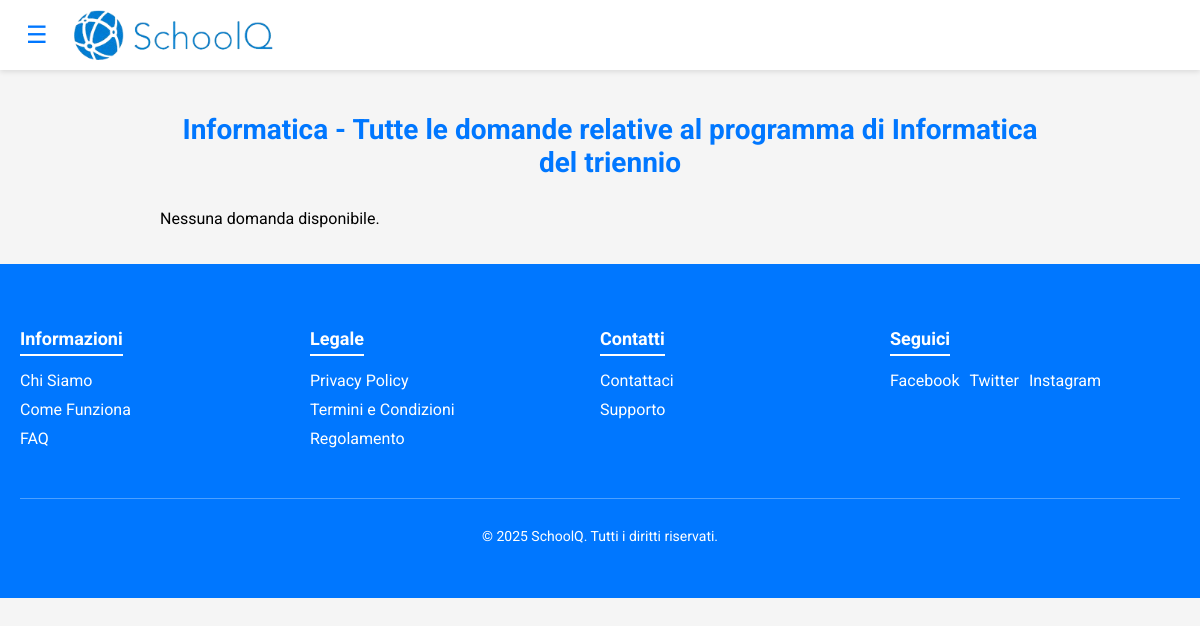
/php_front/categoria.php?id=13, run on the app's committed database.
### tables this page shows
CREATE TABLE `categorie` (
  `IDCategoria` int(11) NOT NULL,
  `nome` varchar(40) NOT NULL,
  `descrizione` varchar(100) NOT NULL
);

### php_front/categoria.php (the view, shortened to what this page needs)
<?php
    $categoria = isset($_GET['id']) ? intval($_GET['id']) : 0;
    $servername = "localhost";
    $username = "root";
    $password = "";
    $dbname = "schoolq";
    $conn = new mysqli($servername, $username, $password, $dbname);
    $conn->set_charset("utf8mb4");
    $stmt = $conn->prepare("SELECT d.questionID, c.nome AS categoria, d.dataPubbl, d.QuestionText, d.nLike, u.nome, u.cognome, c.descrizione
                            FROM domande d
                            JOIN utenti u ON d.userID = u.userID
                            JOIN categorie c ON c.IDCategoria = d.categoriaID
                            WHERE categoriaID = ?
                            ORDER BY d.dataPubbl DESC");
    $stmt->bind_param("i", $categoria);
    $stmt->execute();
    $result = $stmt->get_result();
?>
<!DOCTYPE html>
<html lang="it">
<head>
  <link rel="stylesheet" href="../CSS/menuCSS.css">
</head>
<body>
  <header class="top-navbar">
    <div class="nav-container">
      <div class="logo">
        <button class="toggle-btn" onclick="toggleSidebar()">&#9776;</button>
        <img src="../Immagini/mondo01.png" alt="SchoolQ Logo">
      </div>
    </div>
  </header>
  <div id="main-content" class="main-content">
    <div class="questions">
      <h2><?php
        $stmt = $conn->prepare("SELECT *
                                FROM  categorie
                                WHERE IDcategoria = ?");
        $stmt->bind_param("i", $categoria);
        $stmt->execute();
        $titulo = $stmt->get_result();
        $arr = $titulo-> fetch_assoc();
        echo $arr['nome'] . " - " . $arr['descrizione'];
        ?></h2>
      <?php
      if ($result->num_rows > 0) {
          while($row = $result->fetch_assoc()) {
              echo '<div class="question-item">';
              echo   '<div class="question-header">';
              echo     '<h3 class="question-title">' . htmlspecialchars($row["categoria"] ?? "Categoria non disponibile") . '</h3>';
              echo     '<div class="question-meta">Pubblicato alle ' . ($row["dataPubbl"] ?? "Data non disponibile") . ' - da <strong>'
                       . htmlspecialchars(($row['nome'] ?? "Nome non disponibile") . ' ' . ($row['cognome'] ?? "Cognome non disponibile")) . '</strong></div>';
              echo   '</div>';
              echo   '<div class="question-body">';
              echo     '<p>' . nl2br(htmlspecialchars($row["QuestionText"] ?? "")) . '</p>';
              echo   '</div>';
              echo   '<div class="question-footer">';
              echo     '<a href="risposta.php?id=' . $row["questionID"] . '" class="button">Vedi di più</a>';
              $questionID = intval($row["questionID"]);
              $countStmt = $conn->prepare("SELECT COUNT(*) as count FROM risposte WHERE QuestionID = ?");
              $countStmt->bind_param("i", $questionID);
              $countStmt->execute();
              $countResult = $countStmt->get_result();
              echo     '<div class="question-stats">';
              if ($countResult && $countResult->num_rows > 0) {
                  $num = $countResult->fetch_assoc();
                  echo '<span>Risposte: ' . ($num["count"] ?? 0) . '</span>';
              } else {
                  echo '<span>Risposte: 0</span>';
              }
              echo '<span>Likes: ' . htmlspecialchars($row["nLike"] ?? "0") . '</span>';
              echo     '</div>';
              echo   '</div>';
              echo '</div>';
          }
      } else {
          echo "<p>Nessuna domanda disponibile.</p>";
      }
      ?>
    </div>
  </div>
  <footer class="footer">
    <div class="footer-container">
      <div class="footer-section">
        <h4>Informazioni</h4>
        <ul>
          <li><a href="chi-siamo.html">Chi Siamo</a></li>
          <li><a href="guida.html">Come Funziona</a></li>
          <li><a href="faq.html">FAQ</a></li>
        </ul>
      </div>
      <div class="footer-section">
        <h4>Legale</h4>
        <ul>
          <li><a href="privacy.html">Privacy Policy</a></li>
          <li><a href="termini.html">Termini e Condizioni</a></li>
          <li><a href="regolamento.html">Regolamento</a></li>
        </ul>
      </div>
      <div class="footer-section">
        <h4>Contatti</h4>
        <ul>
          <li><a href="contact.html">Contattaci</a></li>
          <li><a href="supporto.html">Supporto</a></li>
        </ul>
      </div>
      <div class="footer-section social">
        <h4>Seguici</h4>
        <ul>
          <li><a href="https://facebook.com/tuoforum" target="_blank">Facebook</a></li>
          <li><a href="https://twitter.com/tuoforum" target="_blank">Twitter</a></li>
          <li><a href="https://instagram.com/tuoforum" target="_blank">Instagram</a></li>
        </ul>
      </div>
      <div class="footer-bottom">
        <p>&copy; 2025 SchoolQ. Tutti i diritti riservati.</p>
      </div>
    </div>
  </footer>
</body>
</html>

### CSS/menuCSS.css (style rules this page uses)
body { margin: 0; padding: 0; font-family: 'Roboto', sans-serif; background-color: #f5f5f5; }
.top-navbar { position: fixed; top: 0; left: 0; width: 100%; background-color: #ffffff; box-shadow: 0 2px 5px rgba(0,0,0,0.1); z-index: 1100; padding: 10px 0; }
.nav-container { max-width: 1200px; margin: 100 auto; display: flex; align-items: center; padding: 0 20px; }
.nav-container .logo { display: flex; align-items: center; }
.nav-container .logo img { max-height: 50px; margin-right: 1200px; }
.toggle-btn { font-size: 24px; background: none; border: none; color: #0077ff; cursor: pointer; margin-right: 20px; }
.main-content { margin-top: 70px; padding: 20px; transition: margin-left 0.3s ease; margin-left: 20px; }
.questions { max-width: 900px; margin: 0 auto; }
.questions h2 { text-align: center; margin-bottom: 30px; font-size: 28px; color: #0077ff; }
.footer { background-color: #0077ff; color: #fff; padding: 40px 20px; font-family: 'Roboto', sans-serif; }
.footer-container { max-width: 1200px; margin: 0 auto; display: flex; flex-wrap: wrap; justify-content: space-between; }
.footer-section { flex: 1; min-width: 200px; margin-bottom: 20px; }
.footer-section h4 { font-size: 18px; margin-bottom: 15px; border-bottom: 2px solid #fff; display: inline-block; padding-bottom: 5px; }
.footer-section ul { list-style: none; padding: 0; margin: 0; }
.footer-section ul li { margin-bottom: 10px; }
.footer-section ul li a { text-decoration: none; color: #fff; transition: color 0.3s ease; }
.footer-section.social ul { display: flex; gap: 10px; }
.footer-section.social ul li { margin-bottom: 0; }
.footer-bottom { width: 100%; text-align: center; border-top: 1px solid rgba(255, 255, 255, 0.3); padding-top: 15px; margin-top: 20px; font-size: 14px; }

### data on the page
categorie: nome "Informatica", descrizione "Tutte le domande relative al programma di Informatica del triennio"
